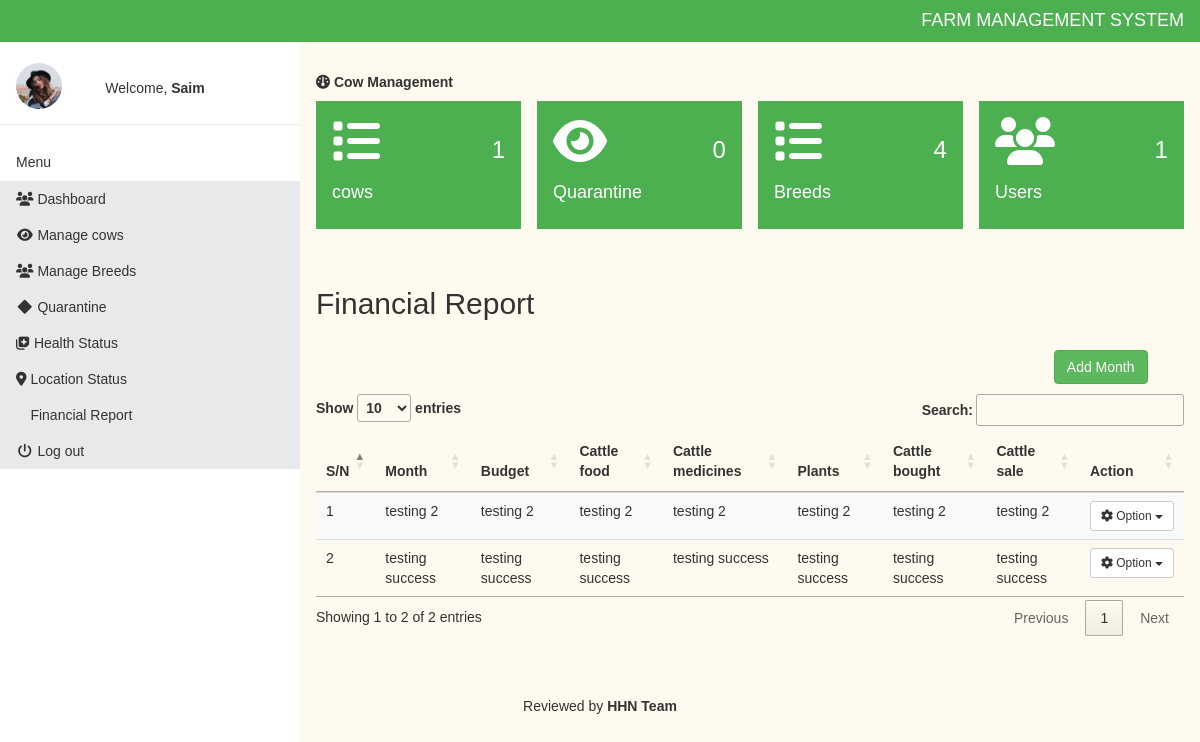
The app's page /financial_report.php (signed in) with its own data.
### tables this page shows
CREATE TABLE IF NOT EXISTS `financial_report` (
  `id` int(11) NOT NULL AUTO_INCREMENT,
  `month` varchar(255) NOT NULL,
  `budget` varchar(255) NOT NULL,
  `cattle_food` varchar(255) NOT NULL,
  `cattle_medicine` varchar(255) NOT NULL,
  `plants` varchar(255) NOT NULL,
  `cattle_bought` varchar(255) NOT NULL,
  `cattle_sale` varchar(255) NOT NULL,
  PRIMARY KEY (`id`)
);

### financial_report.php (the view, shortened to what this page needs)
<?php include 'setting/system.php'; ?>
<?php include 'theme/head.php'; ?>
<?php include 'theme/sidebar.php'; ?>
<?php
if (isset($_SESSION['id']) && isset($_SESSION['user_name'])) {
 ?>
<div class="w3-main" style="margin-left:300px;margin-top:43px;">
  <header class="w3-container" style="padding-top:22px">
    <h5><b><i class="fa fa-dashboard"></i> Cow Management</b></h5>
  </header>
 <?php include 'inc/data.php'; ?>
 <div class="w3-container" style="padding-top:22px">
 <div class="w3-row">
  <h2>Financial Report</h2>
  <br>
  <div style="margin-bottom: 10px !important; margin-left: 85% !important;">
    <a href="add_month_report.php" class="btn btn-success">Add Month</a>
  </div>
 <div class="table-responsive">
  <table class="table table-hover table-striped" id="table">
    <thead>
      <tr>
        <th>S/N</th>
        <th>Month</th>
        <th>Budget</th>
        <th>Cattle food</th>
        <th>Cattle medicines</th>
        <th>Plants</th>
        <th>Cattle bought</th>
        <th>Cattle sale</th>
        <th>Action</th>
      </tr>
    </thead>
    <tbody>
      <?php
       $all_cow = $db->query("SELECT * FROM financial_report ORDER BY id DESC");
       $fetch = $all_cow->fetchAll(PDO::FETCH_OBJ);
       if(!empty($fetch)){
        $count = 1;
       foreach($fetch as $data){
        ?>
          <tr>
            <td><?php echo $count ?></td>
            <td><?php echo $data->month ?></td>
            <td><?php echo $data->budget ?></td>
            <td><?php echo $data->cattle_food ?></td>
            <td><?php echo $data->cattle_medicine ?></td>
            <td><?php echo $data->plants ?></td>
            <td><?php echo $data->cattle_bought ?></td>
            <td><?php echo $data->cattle_sale ?></td>
            <td>
               <div class="dropdown">
                  <button class="btn btn-sm btn-default dropdown-toggle" type="button" data-toggle="dropdown"><i class="fa fa-cog"></i> Option
                  <span class="caret"></span></button>
                </div>
            </td>
          </tr>
      <?php
          $count++;
       }
      }
      ?>
    </tbody>
  </table>
 </div>
 </div>
</div>
</div>
<?php
  }
  else
  {
    header("Location: index.php");
     exit();
  }
  include 'theme/foot.php'; ?>

### theme/head.php (style rules this page uses)
body { font-family: 'arial'; background-color: floralwhite; }

### records on screen
financial_report: month "testing 2", budget "testing 2", cattle_food "testing 2", cattle_medicine "testing 2", plants "testing 2", cattle_bought "testing 2", cattle_sale "testing 2"
financial_report: month "testing success", budget "testing success", cattle_food "testing success", cattle_medicine "testing success", plants "testing success", cattle_bought "testing success", cattle_sale "testing success"

### other values on screen
NAME_X "FARM MANAGEMENT SYSTEM"
$_SESSION['user_name'] "Saim"
$pCount "1"
$qCount "0"
$bCount "4"
$uCount "1"
